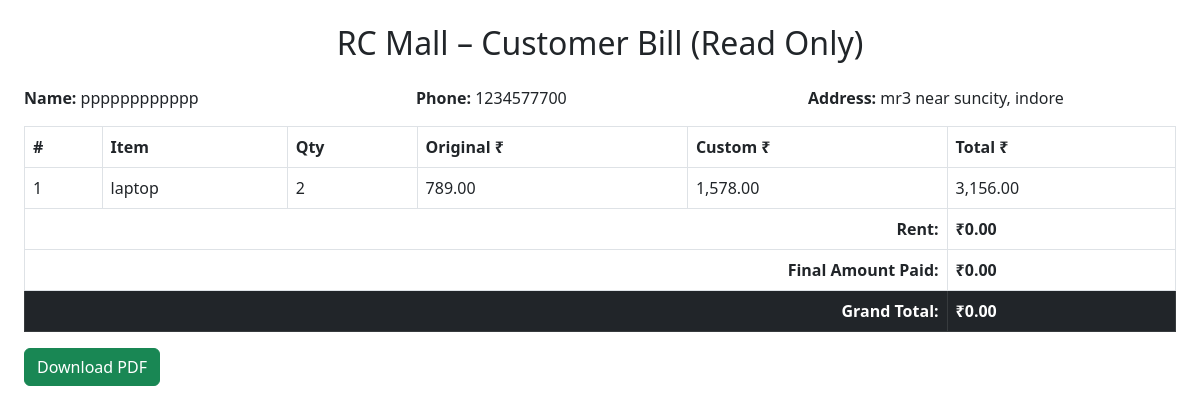
The app's page /rctiles/Manager_dashboard/view_bill.php?order_id=16 with its own data.
### tables this page shows
CREATE TABLE orders (
  order_id int(11) NOT NULL,
  order_date datetime DEFAULT current_timestamp(),
  customer_id int(11) DEFAULT NULL,
  total_amount decimal(10,2) NOT NULL,
  final_amount DECIMAL(10,2) DEFAULT NULL,
  discounted_amount decimal(10,2) DEFAULT NULL,
  transport_rent decimal(10,2) DEFAULT 0.00,
  stock_done tinyint(1) DEFAULT 0,
  deleted tinyint(1) DEFAULT 0
);

CREATE TABLE customers (
  customer_id int(11) NOT NULL,
  name varchar(100) NOT NULL,
  phone_no varchar(15) NOT NULL,
  email varchar(255) DEFAULT NULL,
  address text DEFAULT NULL,
  city varchar(100) DEFAULT NULL,
  created_at datetime DEFAULT current_timestamp()
);

CREATE TABLE pending_orders (
  id int(11) NOT NULL,
  order_id int(11) DEFAULT NULL,
  customer_id int(11) DEFAULT NULL,
  product_id int(11) DEFAULT NULL,
  product_name varchar(255) NOT NULL,
  quantity int(11) NOT NULL,
  original_price decimal(10,2) NOT NULL,
  custom_price decimal(10,2) DEFAULT NULL,
  approved tinyint(1) DEFAULT 0,
  stock_subtracted tinyint(1) DEFAULT 0,
  created_at timestamp NOT NULL DEFAULT current_timestamp(),
  multiplier int(11) DEFAULT 1
);

CREATE TABLE products (
  product_id int(11) NOT NULL,
  product_name varchar(255) NOT NULL,
  description text DEFAULT NULL,
  area varchar(50) NOT NULL,
  category_id int(11) DEFAULT NULL,
  supplier_id int(11) DEFAULT NULL,
  price decimal(10,2) NOT NULL,
  cost_price decimal(10,2) DEFAULT NULL,
  product_image varchar(255) DEFAULT '../uploads/675e9296d42d0.png',
  status enum('Active','Inactive','Discontinued') DEFAULT 'Active',
  date_added datetime DEFAULT current_timestamp(),
  last_updated datetime DEFAULT current_timestamp() ON UPDATE current_timestamp()
);

### rctiles/Manager_dashboard/view_bill.php (the view, shortened to what this page needs)
<?php
require '../db_connect.php';
$order_id = intval($_GET['order_id'] ?? 0);
$stmt = $mysqli->prepare("
    SELECT c.name, c.phone_no, c.address, c.city,
           o.discounted_amount AS final_amount, o.transport_rent
    FROM orders o
    JOIN customers c ON o.customer_id = c.customer_id
    WHERE o.order_id = ?
");
$stmt->bind_param("i", $order_id);
$stmt->execute();
$order = $stmt->get_result()->fetch_assoc();
$stmt = $mysqli->prepare("
    SELECT p.product_name, po.quantity, po.original_price, po.custom_price
    FROM pending_orders po
    JOIN products p ON po.product_id = p.product_id
    WHERE po.order_id = ?
");
$stmt->bind_param("i", $order_id);
$stmt->execute();
$products = $stmt->get_result()->fetch_all(MYSQLI_ASSOC);
$total = $order['final_amount'] + $order['transport_rent'];
?>
<!DOCTYPE html>
<html>
<head>
    <link href="https://cdn.jsdelivr.net/npm/bootstrap@5.2.3/dist/css/bootstrap.min.css" rel="stylesheet">
</head>
<body class="p-4">
    <h2 class="text-center mb-4">RC Mall – Customer Bill (Read Only)</h2>
    <div class="row mb-3">
        <div class="col-md-4"><strong>Name:</strong> <?= htmlspecialchars($order['name']) ?></div>
        <div class="col-md-4"><strong>Phone:</strong> <?= htmlspecialchars($order['phone_no']) ?></div>
        <div class="col-md-4"><strong>Address:</strong> <?= htmlspecialchars($order['address']) . ', ' . htmlspecialchars($order['city']) ?></div>
    </div>
    <table class="table table-bordered">
        <thead>
            <tr><th>#</th><th>Item</th><th>Qty</th><th>Original ₹</th><th>Custom ₹</th><th>Total ₹</th></tr>
        </thead>
        <tbody>
            <?php $i = 1; foreach ($products as $p): ?>
            <tr>
                <td><?= $i++ ?></td>
                <td><?= htmlspecialchars($p['product_name']) ?></td>
                <td><?= $p['quantity'] ?></td>
                <td><?= number_format($p['original_price'],2) ?></td>
                <td><?= number_format($p['custom_price']/$p['quantity'],2) ?></td>
                <td><?= number_format($p['custom_price'],2) ?></td>
            </tr>
            <?php endforeach ?>
        </tbody>
        <tfoot>
            <tr><th colspan="5" class="text-end">Rent:</th><th>₹<?= number_format($order['transport_rent'],2) ?></th></tr>
            <tr><th colspan="5" class="text-end">Final Amount Paid:</th><th>₹<?= number_format($order['final_amount'],2) ?></th></tr>
            <tr class="table-dark"><th colspan="5" class="text-end">Grand Total:</th><th>₹<?= number_format($total,2) ?></th></tr>
        </tfoot>
    </table>
    <button class="btn btn-success" onclick="downloadPDF()">Download PDF</button>
</body>
</html>

### records on screen
orders: customer.name "pppppppppppp", customer.phone_no "1234577700", customer.address "mr3 near suncity", customer.city "indore", transport_rent "0.00", discounted_amount "0.00"
pending_orders: product.product_name "laptop", quantity "2", original_price "789.00", $p['custom_price']/$p['quantity'] "1,578.00", custom_price "3,156.00"
